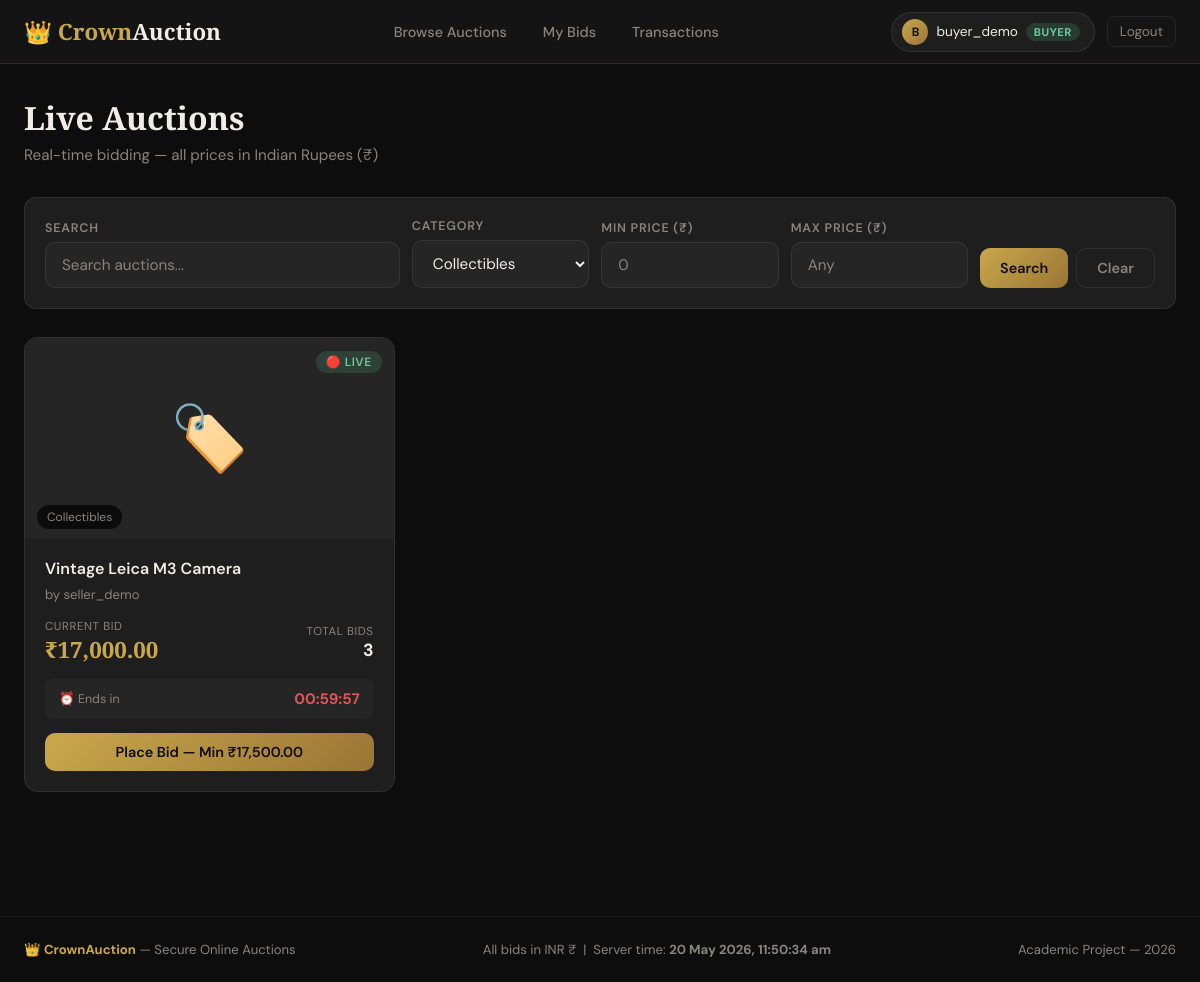
/views/buyer/browse.php?category=Collectibles (signed in), run on the app's committed database.
### tables this page shows
CREATE TABLE auctions (
    id INT UNSIGNED AUTO_INCREMENT PRIMARY KEY,
    seller_id INT UNSIGNED NOT NULL,
    title VARCHAR(200) NOT NULL,
    description TEXT,
    category VARCHAR(100),
    image_path VARCHAR(255),
    starting_price DECIMAL(12,2) NOT NULL,
    current_price DECIMAL(12,2) NOT NULL,
    min_bid_increment DECIMAL(12,2) NOT NULL DEFAULT 1.00,
    reserve_price DECIMAL(12,2) DEFAULT NULL,
    duration_minutes INT NOT NULL,
    start_time DATETIME NOT NULL,
    end_time DATETIME NOT NULL,
    status ENUM('pending','active','ended','cancelled','sold') DEFAULT 'pending',
    winner_id INT UNSIGNED DEFAULT NULL,
    total_bids INT DEFAULT 0,
    is_overridden TINYINT(1) DEFAULT 0,
    override_note TEXT,
    created_at TIMESTAMP DEFAULT CURRENT_TIMESTAMP,
    updated_at TIMESTAMP DEFAULT CURRENT_TIMESTAMP ON UPDATE CURRENT_TIMESTAMP,
    FOREIGN KEY (seller_id) REFERENCES users(id) ON DELETE CASCADE,
    FOREIGN KEY (winner_id) REFERENCES users(id) ON DELETE SET NULL,
    INDEX idx_status (status),
    INDEX idx_seller (seller_id),
    INDEX idx_end_time (end_time)
);

CREATE TABLE users (
    id INT UNSIGNED AUTO_INCREMENT PRIMARY KEY,
    username VARCHAR(50) NOT NULL UNIQUE,
    email VARCHAR(100) NOT NULL UNIQUE,
    password_hash VARCHAR(255) NOT NULL,
    role ENUM('buyer', 'seller', 'admin') NOT NULL DEFAULT 'buyer',
    full_name VARCHAR(100),
    phone VARCHAR(20),
    address TEXT,
    profile_image VARCHAR(255) DEFAULT 'default.png',
    is_banned TINYINT(1) DEFAULT 0,
    ban_reason TEXT,
    is_verified TINYINT(1) DEFAULT 1,
    fraud_score INT DEFAULT 0,
    created_at TIMESTAMP DEFAULT CURRENT_TIMESTAMP,
    updated_at TIMESTAMP DEFAULT CURRENT_TIMESTAMP ON UPDATE CURRENT_TIMESTAMP,
    last_login TIMESTAMP NULL,
    INDEX idx_role (role),
    INDEX idx_email (email),
    INDEX idx_banned (is_banned)
);

### config/database.php (called while the page is built, shortened)
<?php
class Database {
    private static ?PDO $instance = null;
    public static function getInstance(): PDO {
        if (self::$instance === null) {
            $dsn = "mysql:host=" . DB_HOST . ";dbname=" . DB_NAME . ";charset=" . DB_CHARSET;
            $options = [
                PDO::ATTR_ERRMODE            => PDO::ERRMODE_EXCEPTION,
                PDO::ATTR_DEFAULT_FETCH_MODE => PDO::FETCH_ASSOC,
                PDO::ATTR_EMULATE_PREPARES   => false,
                PDO::ATTR_PERSISTENT         => true,
                PDO::MYSQL_ATTR_INIT_COMMAND => "SET NAMES utf8mb4, time_zone = '+05:30'"
            ];
            try {
                self::$instance = new PDO($dsn, DB_USER, DB_PASS, $options);
            } catch (PDOException $e) {
                $isApi = (strpos($_SERVER['REQUEST_URI'] ?? '', '/api/') !== false);
                if ($isApi) {
                    header('Content-Type: application/json');
                    echo json_encode(['success' => false, 'message' => 'Service temporarily unavailable. Please try again.']);
                } else {
                    echo '<div style="font-family:sans-serif;padding:40px;text-align:center;background:#0d0d0d;color:#f0ede6;min-height:100vh;">
                        <h2 style="color:#C9A84C;">&#128274; CrownAuction</h2>
                        <p>Service temporarily unavailable. Please try again in a moment.</p>
                    </div>';
                }
                exit;
            }
        }
        return self::$instance;
    }
    public static function query(string $sql, array $params = []): PDOStatement {
        $stmt = self::getInstance()->prepare($sql);
        $stmt->execute($params);
        return $stmt;
    }
}

### models/AuctionModel.php (called while the page is built, shortened)
<?php
require_once __DIR__ . '/../config/database.php';
class AuctionModel {
    public static function getAll(array $filters = [], int $limit = 12, int $offset = 0): array {
        $where = ["a.status = 'active'"];
        $params = [];
        if (!empty($filters['category'])) {
            $where[] = "a.category = ?";
            $params[] = $filters['category'];
        }
        $whereClause = implode(' AND ', $where);
        $params[] = $limit;
        $params[] = $offset;
        return Database::query(
            "SELECT a.*, u.username as seller_name, u.full_name as seller_fullname
             FROM auctions a
             JOIN users u ON a.seller_id = u.id
             WHERE $whereClause
             ORDER BY a.end_time ASC
             LIMIT ? OFFSET ?",
            $params
        )->fetchAll();
    }
}

### includes/session.php (called while the page is built, shortened)
<?php
function formatINR(float $amount): string {
    return '₹' . number_format($amount, 2);
}
function timeRemaining(string $endTime): array {
    $now  = new DateTime();
    $end  = new DateTime($endTime);
    $diff = $now->diff($end);
    if ($now >= $end) {
        return ['expired' => true, 'text' => 'Auction Ended'];
    }
    $hours   = $diff->h + ($diff->days * 24);
    $minutes = $diff->i;
    $seconds = $diff->s;
    return [
        'expired' => false,
        'hours'   => $hours,
        'minutes' => $minutes,
        'seconds' => $seconds,
        'total_seconds' => ($hours * 3600) + ($minutes * 60) + $seconds,
        'text'    => sprintf('%02d:%02d:%02d', $hours, $minutes, $seconds)
    ];
}

### views/buyer/browse.php (the view, shortened to what this page needs)
<?php
require_once __DIR__ . '/../../config/database.php';
require_once __DIR__ . '/../../includes/session.php';
require_once __DIR__ . '/../../models/AuctionModel.php';
$perPage = 9;
$page    = max(1, (int)($_GET['page'] ?? 1));
$offset  = ($page - 1) * $perPage;
$filters = [
    'category'  => $_GET['category'] ?? '',
    'search'    => $_GET['search'] ?? '',
    'min_price' => $_GET['min_price'] ?? '',
    'max_price' => $_GET['max_price'] ?? '',
];
$auctions = AuctionModel::getAll($filters, $perPage, $offset);
$categories = Database::query("SELECT * FROM categories ORDER BY name")->fetchAll();
include __DIR__ . '/../shared/header.php';
?>
<div class="page-header">
  <h1>Live Auctions</h1>
  <p>Real-time bidding — all prices in Indian Rupees (₹)</p>
</div>
<div class="card" style="margin-bottom:28px;">
  <div class="card-body" style="padding:20px;">
    <form method="GET" style="display:flex;gap:12px;flex-wrap:wrap;align-items:flex-end;">
      <div style="flex:2;min-width:180px;">
        <label style="display:block;font-size:0.78rem;color:var(--text-muted);font-weight:600;text-transform:uppercase;letter-spacing:0.8px;margin-bottom:6px;">Search</label>
        <input type="text" name="search" class="form-control" placeholder="Search auctions..." value="<?= htmlspecialchars($filters['search']) ?>">
      </div>
      <div style="flex:1;min-width:140px;">
        <label style="display:block;font-size:0.78rem;color:var(--text-muted);font-weight:600;text-transform:uppercase;letter-spacing:0.8px;margin-bottom:6px;">Category</label>
        <select name="category" class="form-control">
          <?php foreach ($categories as $cat): ?>
            <option value="<?= $cat['name'] ?>" <?= $filters['category'] === $cat['name'] ? 'selected' : '' ?>>
              <?= htmlspecialchars($cat['name']) ?>
            </option>
          <?php endforeach; ?>
        </select>
      </div>
      <div style="flex:1;min-width:120px;">
        <label style="display:block;font-size:0.78rem;color:var(--text-muted);font-weight:600;text-transform:uppercase;letter-spacing:0.8px;margin-bottom:6px;">Min Price (₹)</label>
        <input type="number" name="min_price" class="form-control" placeholder="0" value="<?= htmlspecialchars($filters['min_price']) ?>">
      </div>
      <div style="flex:1;min-width:120px;">
        <label style="display:block;font-size:0.78rem;color:var(--text-muted);font-weight:600;text-transform:uppercase;letter-spacing:0.8px;margin-bottom:6px;">Max Price (₹)</label>
        <input type="number" name="max_price" class="form-control" placeholder="Any" value="<?= htmlspecialchars($filters['max_price']) ?>">
      </div>
      <div style="display:flex;gap:8px;">
        <button type="submit" class="btn btn-gold">Search</button>
        <a href="browse.php" class="btn btn-outline">Clear</a>
      </div>
    </form>
  </div>
</div>
<?php if (empty($auctions)): ?>
  <div class="card" style="text-align:center;padding:60px;">
    <div style="font-size:3rem;margin-bottom:16px;">🔍</div>
    <h3 style="color:var(--text-muted);">No active auctions found</h3>
    <p style="color:var(--text-muted);margin-top:8px;">Try adjusting your filters or check back later.</p>
  </div>
<?php else: ?>
  <div style="display:grid;grid-template-columns:repeat(auto-fill,minmax(320px,1fr));gap:20px;margin-bottom:32px;">
    <?php foreach ($auctions as $a):
      $time = timeRemaining($a['end_time']);
      $minNext = (float)$a['current_price'] + (float)$a['min_bid_increment'];
    ?>
    <div class="auction-card" data-id="<?= $a['id'] ?>" style="background:var(--dark-3);border:1px solid var(--border);border-radius:14px;overflow:hidden;transition:all 0.2s;cursor:pointer;"
      onmouseover="this.style.borderColor='rgba(201,168,76,0.4)';this.style.transform='translateY(-2px)'"
      onmouseout="this.style.borderColor='var(--border)';this.style.transform='translateY(0)'">
      <div style="position:relative;background:var(--surface);height:200px;overflow:hidden;">
        <?php
          $imgFile = UPLOAD_PATH . $a['image_path'];
          $imgUrl  = (file_exists($imgFile) && $a['image_path'] !== 'default_item.jpg')
                    ? UPLOAD_URL . $a['image_path']
                    : '';
        ?>
        <?php if ($imgUrl): ?>
          <img src="<?= $imgUrl ?>" alt="<?= htmlspecialchars($a['title']) ?>"
            style="width:100%;height:100%;object-fit:cover;">
        <?php else: ?>
          <div style="width:100%;height:100%;display:flex;align-items:center;justify-content:center;font-size:4rem;">🏷️</div>
        <?php endif; ?>
        <div style="position:absolute;top:12px;right:12px;">
          <span class="badge badge-active">🔴 Live</span>
        </div>
        <?php if ($a['category']): ?>
        <div style="position:absolute;bottom:12px;left:12px;">
          <span style="background:rgba(0,0,0,0.7);color:var(--text-muted);font-size:0.75rem;padding:4px 10px;border-radius:100px;">
            <?= htmlspecialchars($a['category']) ?>
          </span>
        </div>
        <?php endif; ?>
      </div>
      <div style="padding:20px;">
        <h3 style="font-size:1rem;font-weight:600;margin-bottom:6px;line-height:1.4;">
          <?= htmlspecialchars($a['title']) ?>
        </h3>
        <p style="font-size:0.82rem;color:var(--text-muted);margin-bottom:16px;">
          by <?= htmlspecialchars($a['seller_name']) ?>
        </p>
        <div style="display:flex;justify-content:space-between;align-items:center;margin-bottom:14px;">
          <div>
            <div style="font-size:0.72rem;color:var(--text-muted);text-transform:uppercase;letter-spacing:0.6px;">Current Bid</div>
            <div class="current-price" style="font-family:'Playfair Display',serif;font-size:1.4rem;font-weight:700;color:var(--gold);">
              <?= formatINR($a['current_price']) ?>
            </div>
          </div>
          <div style="text-align:right;">
            <div style="font-size:0.72rem;color:var(--text-muted);text-transform:uppercase;letter-spacing:0.6px;">Total Bids</div>
            <div style="font-size:1.1rem;font-weight:700;"><?= $a['total_bids'] ?></div>
          </div>
        </div>
        <div class="countdown-block" data-end="<?= $a['end_time'] ?>"
          style="background:var(--surface);border-radius:8px;padding:10px 14px;margin-bottom:14px;display:flex;align-items:center;justify-content:space-between;">
          <span style="font-size:0.78rem;color:var(--text-muted);">⏰ Ends in</span>
          <span class="countdown-display" style="font-weight:700;font-size:0.95rem;color:<?= $time['expired'] ? 'var(--danger)' : 'var(--text)' ?>;">
          </span>
        </div>
        <a href="<?= APP_URL ?>/views/buyer/auction_detail.php?id=<?= $a['id'] ?>"
          class="btn btn-gold" style="width:100%;justify-content:center;text-align:center;">
          Place Bid — Min <?= formatINR($minNext) ?>
        </a>
      </div>
    </div>
    <?php endforeach; ?>
  </div>
<?php endif; ?>
<?php include __DIR__ . '/../shared/footer.php'; ?>

### views/shared/header.php (style rules this page uses)
:root { --gold: #C9A84C; --gold-light: #E8C97A; --gold-dark: #9A7535; --dark: #0D0D0D; --dark-2: #141414; --dark-3: #1E1E1E; --surface: #252525; --border: rgba(255,255,255,0.08); --text: #F0EDE6; --text-muted: #8A8480; --danger: #E05555; --success: #4CAF80; --warning: #E0A020; --radius: 12px; --shadow: 0 4px 24px rgba(0,0,0,0.4); }
* { box-sizing: border-box; margin: 0; padding: 0; }
body { font-family: 'DM Sans', sans-serif; background: var(--dark); color: var(--text); min-height: 100vh; }
.page-header { margin-bottom: 32px; }
.page-header h1 { font-family: 'Playfair Display', serif; font-size: 2rem; font-weight: 700; margin-bottom: 6px; }
.page-header p { color: var(--text-muted); font-size: 0.95rem; }
.card { background: var(--dark-3); border: 1px solid var(--border); border-radius: var(--radius); overflow: hidden; }
.card-body { padding: 24px; }
.btn { display: inline-flex; align-items: center; gap: 8px; padding: 10px 20px; border-radius: 10px; font-family: 'DM Sans', sans-serif; font-size: 0.9rem; font-weight: 600; cursor: pointer; border: none; transition: all 0.2s; text-decoration: none; }
.btn-gold { background: linear-gradient(135deg, var(--gold), var(--gold-dark)); color: var(--dark); }
.btn-outline { background: transparent; border: 1px solid var(--border); color: var(--text-muted); }
.form-control { width: 100%; background: var(--surface); border: 1px solid var(--border); border-radius: 10px; color: var(--text); font-family: 'DM Sans', sans-serif; font-size: 0.95rem; padding: 12px 16px; transition: all 0.2s; outline: none; }
.form-control::placeholder { color: var(--text-muted); }
select.form-control option { background: var(--dark-3); }
.badge { display: inline-block; padding: 3px 10px; border-radius: 100px; font-size: 0.75rem; font-weight: 600; text-transform: uppercase; letter-spacing: 0.5px; }
.badge-active { background: rgba(76,175,128,0.2); color: #6EC99D; }

### data on the page
auctions: category "Collectibles", title "Vintage Leica M3 Camera", seller.username "seller_demo", current_price "₹17,000.00", total_bids "3", $a['id'] 1 (drawn), formatINR($minNext) "₹17,500.00"

### other printed values
substr($user['username'], 0, 1) "B"
$user['username'] "buyer_demo"
$user['role'] "BUYER"
form field category "Collectibles"
